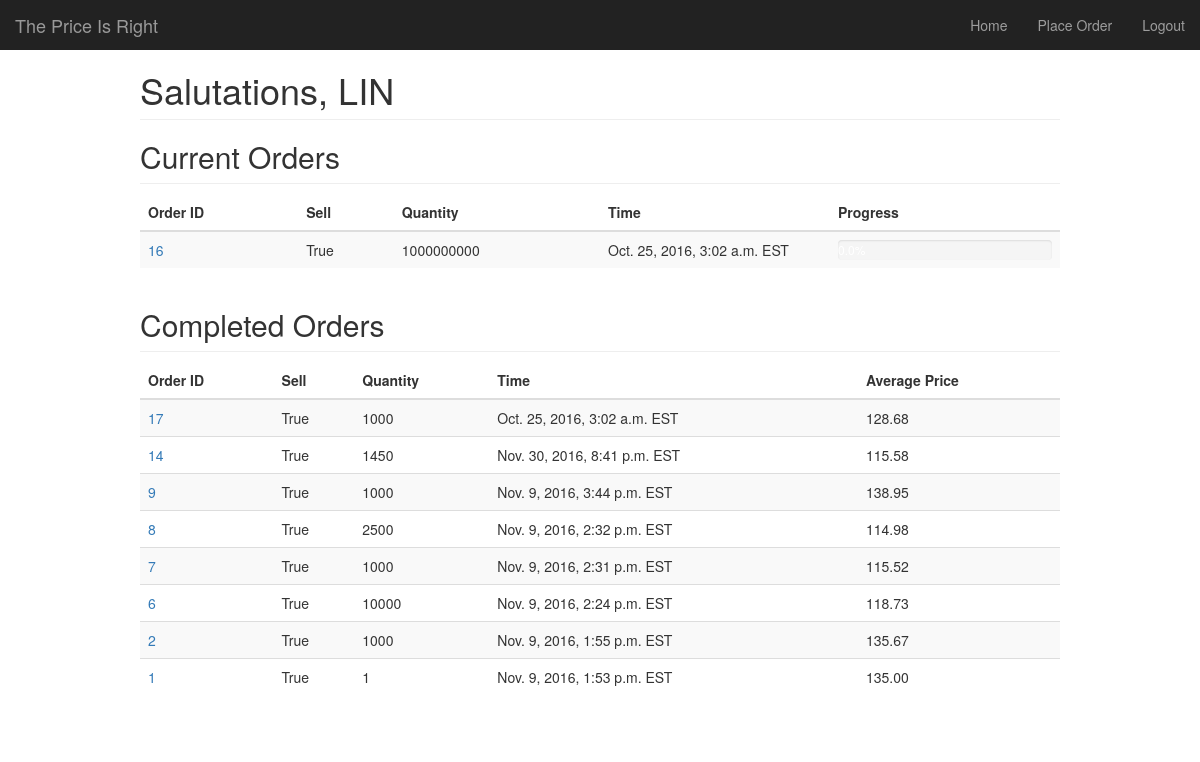
Before: / (signed in) with the older database file.
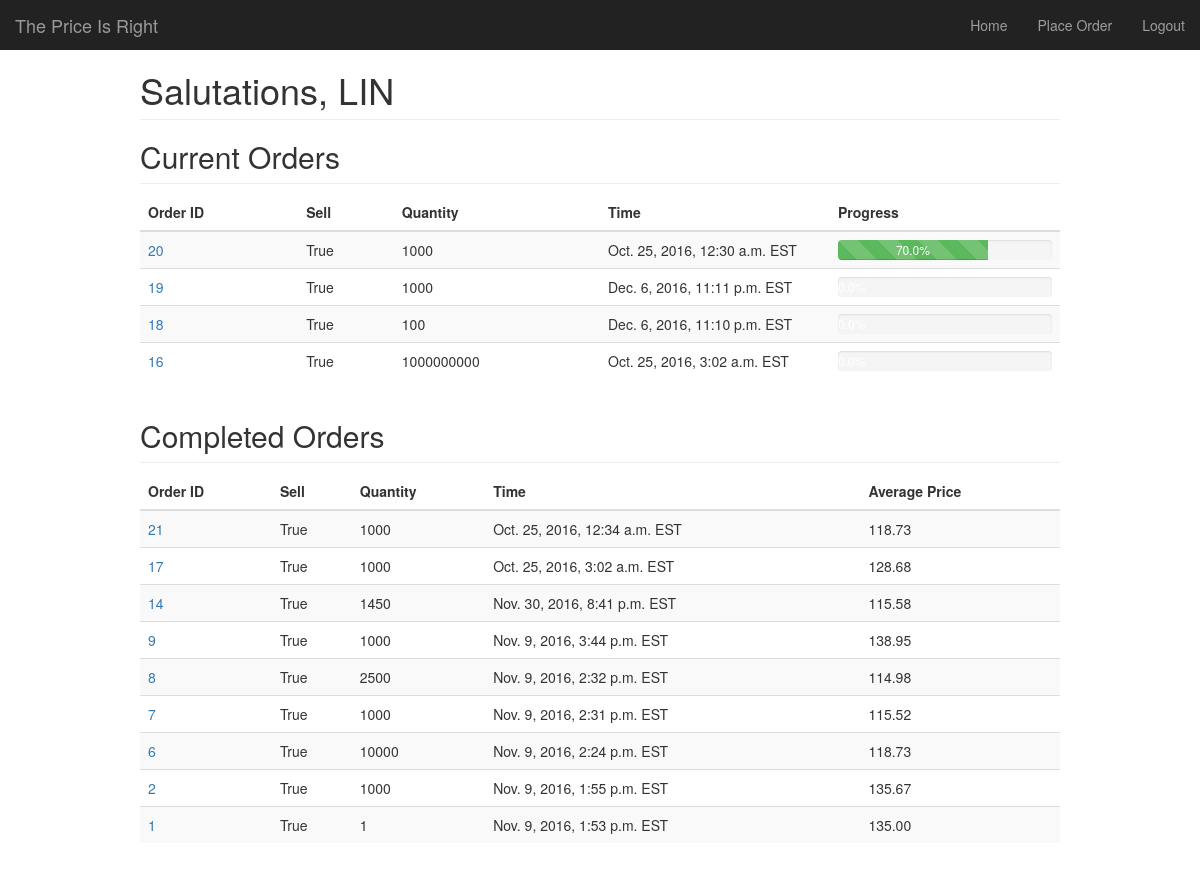
After: the same page with the newer database file.
### stocks/models.py (models this page shows)
@python_2_unicode_compatible
class ParentOrder(models.Model):
	quantity = models.IntegerField(blank=False, default=1)
	stock_type = models.CharField(max_length=20)
	is_sell = models.BooleanField(blank=False, default=True)
	time_executed = models.DateTimeField(blank=False, auto_now_add=True)
	user = models.ForeignKey(User, on_delete=models.CASCADE)
	IN_PROGRESS = 'P'
	COMPLETED = 'C'
	FAILED = 'F'
	PAUSED = 'S'
	CANCELLED = 'X'
	STATUS_CHOICES = (
		(IN_PROGRESS, 'In Progress'),
		(COMPLETED, 'Completed'),
		(FAILED, 'Failed'),
		(PAUSED, 'Paused'),
		(CANCELLED, 'Cancelled')
	)
	status = models.CharField(
		max_length=1,
		choices=STATUS_CHOICES,
		default=IN_PROGRESS
	)
	progress = models.FloatField(blank=False, default=0.0)
	def is_valid(self):
		if self.quantity <= 0:
			return False
		else:
			return True
	def get_total_price(self, children):
		total_price = (children.filter(is_successful=True).aggregate(total=Sum(F('price') * F('quantity'))))['total']
		if total_price is None:
			return 0.0
		else:
			return total_price
	def get_total_quantity(self, children):
		total_quantity = (children.filter(is_successful=True).aggregate(Sum('quantity')))['quantity__sum']
		if total_quantity is None:
			return 0
		else:
			return total_quantity
	def get_stats(self, children):
		if len(children) == 0:
			return {'total_price': 0.0, 'total_quantity': 0, 'average_price': 0.0}
		total_price = self.get_total_price(children)
		total_quantity = self.get_total_quantity(children)
		if total_price == 0.0:
			return {'total_price': total_price, 'total_quantity': total_quantity, 'average_price': 0.0}
		else:
			return {'total_price': total_price, 'total_quantity': total_quantity, 'average_price': total_price/total_quantity}
	def verify_market_price(self, price_json):
		top_bid = price_json.get('top_bid')
		if top_bid is None:
			return False
		price = top_bid.get('price')
		if price is None:
			return False
		return True
	def query_market_price(self, number_of_tries=10):
		quote = json.loads(urllib2.urlopen(QUERY.format(self.id)).read())
		while not self.verify_market_price(quote):  # We failed to verify, the exchange simulator returned a bad response
			quote = json.loads(urllib2.urlopen(QUERY.format(self.id)).read())
			time.sleep(5)  # sleep 5 seconds before trying again
			number_of_tries -= 1
			if number_of_tries == 0:  # no tries left, we give up querying and selling
				return False
		price = float(quote['top_bid']['price'])
		print "Quoted at %s" % price
		return price
	def query_market_datetime(self, number_of_tries=10):
		quote = json.loads(urllib2.urlopen(QUERY.format(self.id)).read())
		while not self.verify_market_price(quote):  # We failed to verify, the exchange simulator returned a bad response
			quote = json.loads(urllib2.urlopen(QUERY.format(self.id)).read())
			time.sleep(5)  # sleep 5 seconds before trying again
			number_of_tries -= 1
			if number_of_tries == 0:  # no tries left, we give up querying and selling
				return False
		d = quote['timestamp']
		FORMAT = '%Y-%m-%d %H:%M:%S.%f'
		dt = datetime.datetime.strptime(d, FORMAT)
		print type(dt)
		return dt
	def execute_sell(self, quantity, price):
		url   = ORDER.format(self.id, quantity, price)
		response = urllib2.urlopen(url).read()
		if response == "":
			order = {
			u'timestamp': self.query_market_datetime(),
			u'qty': quantity,
			u'side': u'sell',
			u'avg_price': 0.0
			}
		else:
			order = json.loads(response)
		return order
	def create_child(self, order, attempted_price):
		if (order['avg_price'] == 0.0):
			co = ChildOrder.objects.create(
				parent_order=self,
				quantity = order['qty'],
				is_successful=False,
				price=attempted_price
			)
		else:
			co = ChildOrder.objects.create(
				parent_order=self,
				quantity = order['qty'],
				is_successful=True,
				price=order['avg_price']
			)
			self.progress += (order['qty']/self.quantity) * 100
			self.save()
		co.time_executed = order['timestamp']
		co.save()
		return co
	def determine_quantity_to_sell(self):
		successful_children = ChildOrder.objects.filter(parent_order=self.id).filter(is_successful=True)
		quantity_sold_so_far = 0
		for child in successful_children:
			quantity_sold_so_far += child.quantity
		quantity_left_to_sell = self.quantity - quantity_sold_so_far
		return quantity_left_to_sell
	def trade(self):
		if not self.is_valid():
			print "Problem, someone created a bad parent order that shouldn't even be here"
			return  # This code should never be reached, since if an order is not valid, we don't even create it
		number_of_successes = 0
		if ((self.quantity/10) < 10):
			maximum_child_size = self.quantity
		else:
			maximum_child_size = self.quantity / 10  # hardcoded to split by 10%
		child_order_size = maximum_child_size
		quantity_to_sell = self.determine_quantity_to_sell()
		while quantity_to_sell > 0:
			price = self.query_market_price()
			if price is False:
				self.status = self.FAILED
				self.save()
				return
			price -= ORDER_DISCOUNT  # query is successful, update price accordingly
			if (quantity_to_sell < child_order_size):
				child_order_size = quantity_to_sell  # make sure child order size never exceeds what we have left to sell
			self.refresh_from_db()  # refresh before checking if paused or cancelled
			if (self.status == self.PAUSED or self.status == self.CANCELLED):
				return
			order = self.execute_sell(child_order_size, price)
			self.create_child(order, price)
			if (order['avg_price'] == 0.0):
				number_of_successes -= 1
			else:
				number_of_successes += 1
				quantity_to_sell -= order['qty']
			if (number_of_successes == FAILURE_TOLERANCE):
				child_order_size /= 2
				number_of_successes = 0
			elif (number_of_successes == SUCCESS_TOLERANCE and child_order_size < maximum_child_size):
				child_order_size *= 2
				number_of_successes = 0
			time.sleep(N)
		self.status = self.COMPLETED
		self.save() # we forgot to save after setting self.success=True. The update() function solves this
	def __str__(self):
		return str(self.id) + ": " + str(self.quantity) + " x " + self.stock_type + ' status:' + self.status

### authentication/views.py (the view)
# urls.py: url(r'^$', views.index, name='index'),
@login_required(login_url="login/")
def index(request):
    order_list = ParentOrder.objects.all().order_by('-id')
    for order in order_list:
        children = ChildOrder.objects.filter(parent_order__id=order.id)
        order_stats = order.get_stats(children)
        order.avg_price = '{:,.2f}'.format(order_stats['average_price'])
    context_dict = {'orders': order_list}
    return render(request, "index.html", context_dict)

### templates/index.html (shortened to what this page needs)
{% extends 'base.html' %}
{% load staticfiles %}
{% block head-extras %}
    <link href="{% static "stocks/dashboard.css" %}" rel="stylesheet">
{% endblock %}
{% block content %}
  <h2 class="sub-header">Current Orders</h2>
  <div class="table-responsive">
    <table class="table table-striped">
      <thead>
        <tr>
          <th>Order ID</th>
          <th>Sell</th>
          <th>Quantity</th>
          <th>Time</th>
          <th>Progress</th>
        </tr>
      </thead>
      {% if orders %}
        <tbody>
            {% for order in orders %}
                {% if order.status == 'P' %}
                    <tr>
                        <td> <a href="{% url 'order_detail' order.id %}">{{ order.id }} </a>
                        <td> {{ order.is_sell }}
                        <td> {{ order.quantity }}
                        <td class="col-md-3"> {{ order.time_executed }} EST
                        <td class="col-md-3">
                            <div class="progress">
                                <div class="progress-bar progress-bar-success progress-bar-striped active" role="progressbar" aria-valuenow="{{ order.progress }}" aria-valuemin="0" aria-valuemax="100" style="width:{{ order.progress }}%"> {{ order.progress }}%
                                </div>
                            </div>
                    </tr>
                {% endif %}
            {% endfor %}
        </tbody>
    {% endif %}
    </table>
  </div>
  <h2 class="sub-header">Completed Orders</h2>
  <div class="table-responsive">
    <table class="table table-striped">
      <thead>
        <tr>
          <th>Order ID</th>
          <th>Sell</th>
          <th>Quantity</th>
          <th>Time</th>
          <th>Average Price</th>
        </tr>
      </thead>
      {% if orders %}
        <tbody>
            {% for order in orders %}
                {% if order.status == 'C' %}
                    <tr>
                        <td> <a href="{% url 'order_detail' order.id %}">{{ order.id }} </a>
                        <td> {{ order.is_sell }}
                        <td> {{ order.quantity }}
                        <td> {{ order.time_executed }} EST
                        <td> {{ order.avg_price }}
                    </tr>
                {% endif %}
            {% endfor %}
        </tbody>
    {% endif %}
    </table>
  </div>
{% endblock %}

### templates/base.html (shortened to what this page needs)
{% load staticfiles %}
<!DOCTYPE html>
<html>
	<head>
	    <link href="{% static "bootstrap/js/bootstrap.min.js" %}" rel="stylesheet">
	    <link href="{% static "bootstrap/css/bootstrap.min.css" %}" rel="stylesheet">
	    {% block head-extras %}
	    {% endblock %}
	</head>
	<body>
		<nav class="navbar navbar-inverse navbar-fixed-top">
	      <div class="container-fluid">
	      	 <div class="navbar-header">
		       <a class="navbar-brand">The Price Is Right</a>
		    </div>
	        <div id="navbar" class="navbar-collapse collapse">
	          {% if user.is_authenticated %}
	          <ul class="nav navbar-nav navbar-right">
	            <li><a href="{% url 'index' %}">Home</a></li>
	            <li><a href="{% url 'place_order' %}">Place Order</a></li>
	            <li><a href="{% url 'logout' %}">Logout</a></li>
	          </ul>
	          {% endif %}
	        </div>
	      </div>
	    </nav>
	    <div class="container-fluid">
      	  <div class="row">
            <div class="col-sm-8 col-sm-offset-2 col-md-10 col-md-offset-1 main">
			{% if user.is_authenticated %}
				<h1 class="page-header">Salutations, {{ user }}</h1>
			{% endif %}
			{% block content %}
			{% endblock %}
			</div>
      	  </div>
     	</div>
	</body>
</html>

### static/stocks/dashboard.css (style rules this page uses)
body { padding-top: 50px; }
.sub-header { padding-bottom: 10px; border-bottom: 1px solid #eee; }
.navbar-fixed-top { border: 0; }
.main { padding: 20px; }
@media (min-width: 768px) { .main { padding-right: 40px; padding-left: 40px; } }
.main .page-header { margin-top: 0; }
.progress { margin-bottom: 0 !important; }

Changed rows visible on the page:
added ParentOrder: id "20", is_sell "True", quantity "1000", time_executed "Oct. 25, 2016, 12:30 a.m.", progress "70.0", shown under "Current Orders"
added ParentOrder: id "19", is_sell "True", quantity "1000", time_executed "Dec. 6, 2016, 11:11 p.m.", shown under "Current Orders"
added ParentOrder: id "18", is_sell "True", quantity "100", time_executed "Dec. 6, 2016, 11:10 p.m.", shown under "Current Orders"
added ParentOrder: id "21", is_sell "True", quantity "1000", time_executed "Oct. 25, 2016, 12:34 a.m.", avg_price "118.73", shown under "Completed Orders"
